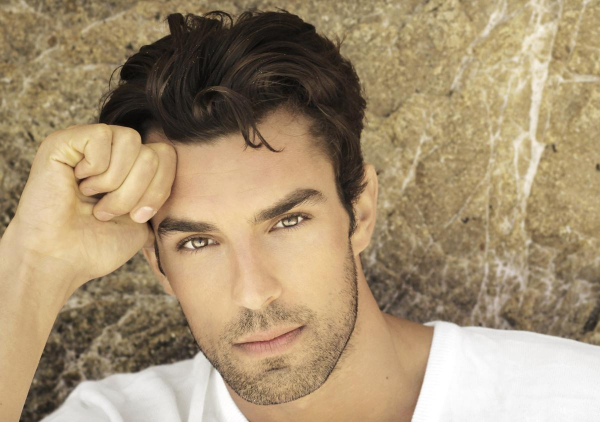
#> input picture data/raw/male Faces/1 (1013).jpg, 1200 x 844 px, found by its file name (shown at 1/2 size); its folder holds 4 pictures in this run
$ jupyter execute --allow-errors Taller1_genderClasification.ipynb
#> lines starting #> are read from the running program, lines starting #| are printed output that depends on the picture
# Gender Clasification Model

The objective of this Notebook is to find the best KNN model to classificate images, modifying parameters as distance metrics and number of neighbors.

## Importing libraries

[cell 1]
import os
import numpy as np
from PIL import Image
from sklearn.model_selection import train_test_split
from sklearn.neighbors import KNeighborsClassifier
from sklearn.metrics import classification_report, accuracy_score,confusion_matrix,ConfusionMatrixDisplay
import seaborn as sns
import matplotlib.pyplot as plt

## Function to load the images, resize them, convert them to  grayscale and put them to a flatten array

[cell 2]
def load_images_from_folder(folder):
#> called with folder = 'face dataset/male Faces/'
    images = []
    labels = []
    for filename in os.listdir(folder):
        img = Image.open(os.path.join(folder, filename)).resize((400, 600)).convert("L")
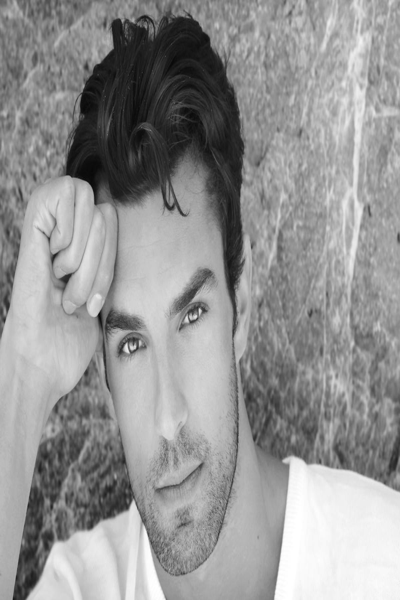
#> img: PIL image 400x600 L; min 8, max 255, mean 148.1
        img = np.array(img)
        images.append(img.flatten())  # Flatten the image data
        if "female" in folder:
            labels.append(1)
        else:
            labels.append(0)
#> pass 2 of the loop in load_images_from_folder, `for filename in os.listdir(folder):`:
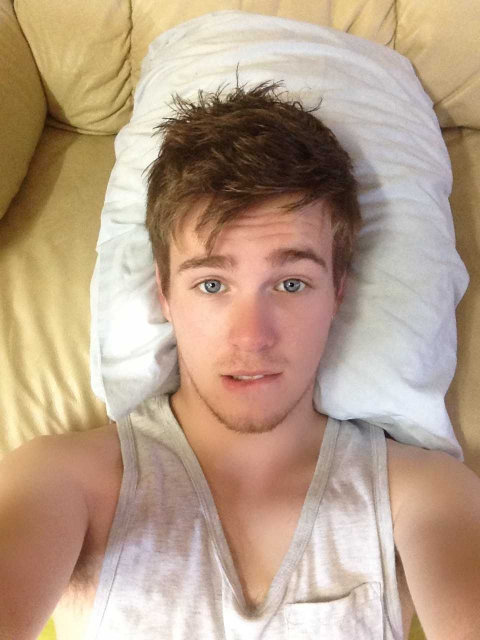
#> input picture data/raw/male Faces/1 (11).jpeg, 960 x 1280 px, found by its file name (shown at 1/2 size)
#> in load_images_from_folder, `img = Image.open(os.path.join(folder, filename)).resize((400, 600)).co..`:
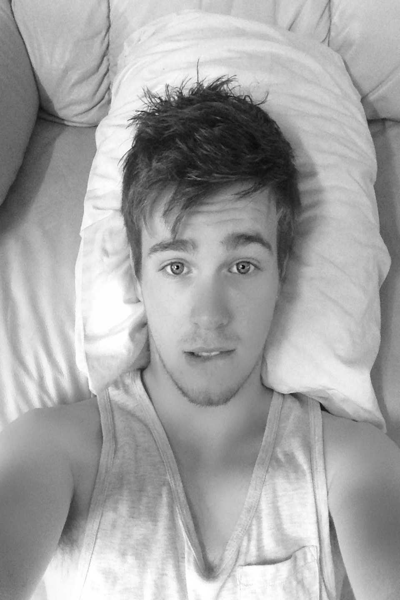
#> img: PIL image 400x600 L; min 2, max 255, mean 164.6
#> pass 3 of the loop in load_images_from_folder, `for filename in os.listdir(folder):`:
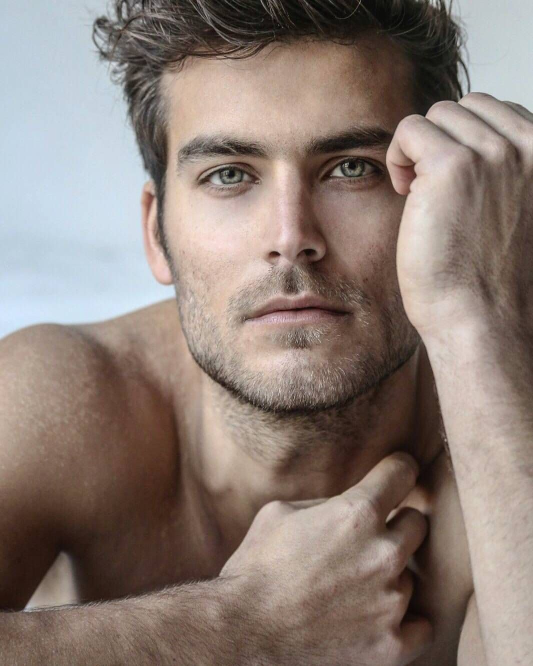
#> input picture data/raw/male Faces/1 (11).jpg, 1066 x 1332 px, found by its file name (shown at 1/2 size)
#> in load_images_from_folder, `img = Image.open(os.path.join(folder, filename)).resize((400, 600)).co..`:
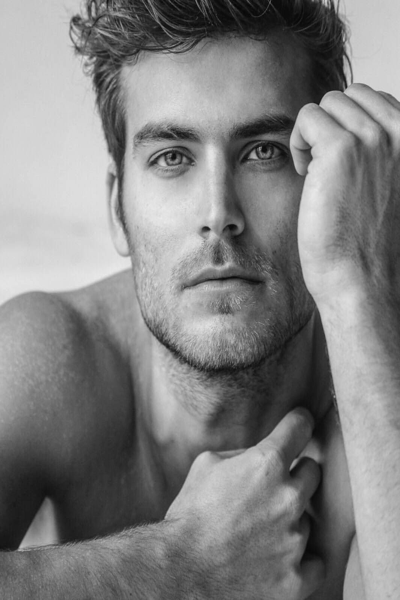
#> img: PIL image 400x600 L; min 6, max 234, mean 129.6
#> the loop made 4 passes; the first 3 are shown
    return images, labels

## Use the function to create imagen and labels for males and females

[cell 3]
male_images, male_labels = load_images_from_folder('face dataset/male Faces/')
#> (the rest of this cell did not finish here and is left out)


## Divide the dataset into training and test

The model is trained with 80% of the data and test with the another 20%

[cell 4]
X_train_males, X_test_males, y_train_males, y_test_males = train_test_split(male_images, male_labels, test_size=0.2, random_state=42)
#> (the rest of this cell did not finish here and is left out)

#> (a cell that did not finish here is left out)

#> (a cell that did not finish here is left out)

## Running the model with default parameters.

Acording to the documentation of scikit-learn (https://scikit-learn.org/stable/modules/generated/sklearn.neighbors.KNeighborsClassifier.html). The default parameters are:

**n_neighbors**=5

**weights** = uniform

**p** = 2

Power parameter for the Minkowski metric. When p = 1, this is equivalent to using manhattan_distance (l1), and euclidean_distance (l2) for p = 2. For arbitrary p, minkowski_distance (l_p) is used.

**metric** = minkowski with p=2 that is equivalent to use euclidian_distance

[cell 7]
knn_model=KNeighborsClassifier()
#> (the rest of this cell did not finish here and is left out)

#> (a cell that did not finish here is left out)

test_predictions = knn_model.predict(test_data)

# Print the predictions for the test images
female=0
for i, prediction in enumerate(test_predictions):
    if prediction==0:
        gender="Male"
    else:
        gender="Female"
        female+=1


    #print(f"Test Image {i + 1}: Predicted Gender - {gender}")

accuracy=female/len(test_predictions)


print("Number of clasifications as females = ", female)
print("Real number of females = ", len(test_predictions))
print("Number of pictures with good clasification = ", accuracy)


# Test the model on new images in a test folder
test_data, test_labels = load_images_from_folder("face dataset/New_pictures/male")
test_predictions = knn_model.predict(test_data)

# Print the predictions for the test images
male=0
for i, prediction in enumerate(test_predictions):
    if prediction==1:
        gender="Female"
    else:
        gender="Male"
        male+=1


    #print(f"Test Image {i + 1}: Predicted Gender - {gender}")

accuracy=male/len(test_predictions)

print("\n")
print("Number of clasifications as males = ", male)
print("Real number of males = ", len(test_predictions))
print("Number of pictures with good clasification = ", accuracy)

# Changing the parameters of the model in order to find the best combination of parameters

## Finding the best value for K with default distance parameters

[cell 9]
error_rate=[]#list that will store the average error rate value of k
#> (the rest of this cell did not finish here and is left out)

[cell 10]
#plotting the error rate vs k graph
plt.figure(figsize=(8,4))
#> (the rest of this cell did not finish here and is left out)

**WITH DEFAULT PARAMETERS, THE BEST VALUE FOR K IS 1**

We will use this as reference to compare how the model improves changing the parameters

[cell 11]
knn_model=KNeighborsClassifier(n_neighbors=1)
#> (the rest of this cell did not finish here and is left out)

### Trying the model with new pictures

#> (a cell that did not finish here is left out)
